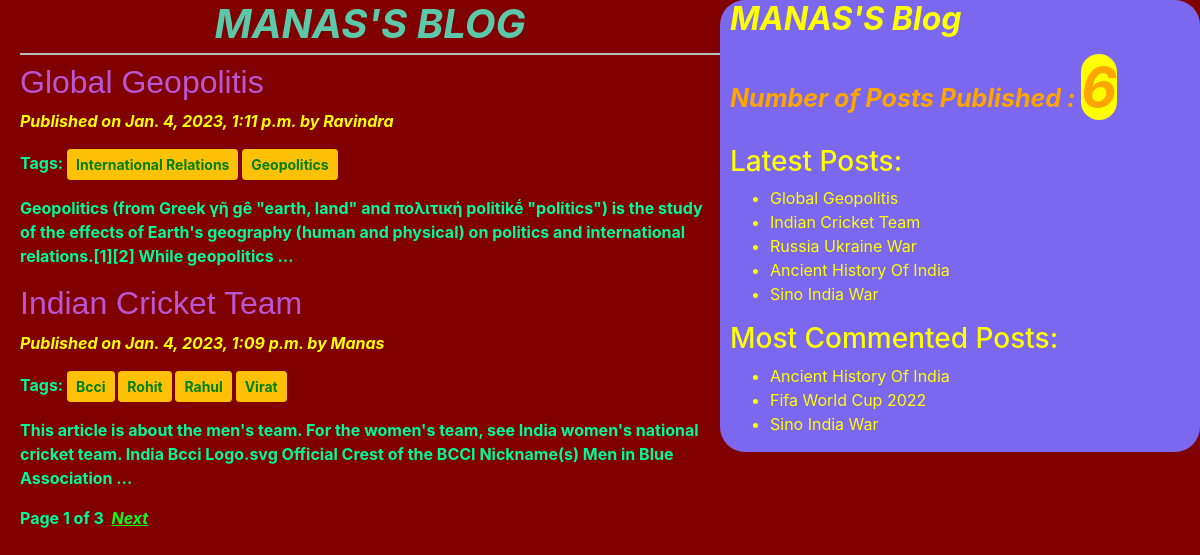
The page / on the database its author committed.
### BloggingApp/models.py (models this page shows, shortened)
class Post(models.Model):
    STATUS_CHOICES=(('draft','Draft'),('published','Published'))
    title=models.CharField(max_length=150)
    slug=models.SlugField(max_length=250,unique_for_date='publish')
    author=models.ForeignKey(User,on_delete=models.CASCADE,related_name='blog_posts')
    body=models.TextField()
    publish=models.DateTimeField(default=timezone.now)
    created=models.DateTimeField(auto_now_add=True)
    updated=models.DateTimeField(auto_now=True)
    status=models.CharField(max_length=10,choices=STATUS_CHOICES,default='draft')
    objects=CustomManager()
    tags=TaggableManager()
    class Meta:
        ordering=('-publish',)
    def get_absolute_url(self):
        return reverse("post_detail",args=[self.publish.year,self.publish.strftime('%m'),self.publish.strftime('%d'),self.slug])

### BloggingApp/views.py (the view)
# urls.py: path('',views.post_list_view),
def post_list_view(request,tag_slug=None):
    post_list=Post.objects.all()
    tag=None
    if tag_slug:
        tag=get_object_or_404(Tag,slug=tag_slug)
        post_list=post_list.filter(tags__in=[tag])
    paginator=Paginator(post_list,2)
    page_number=request.GET.get('page')
    try:
        post_list=paginator.page(page_number)
    except PageNotAnInteger:
        post_list=paginator.page(1)
    except EmptyPage:
        post_list=paginator.page(paginator.num_pages)
    return render(request,'bloggingapp/post_list.html',{'post_list':post_list,'tag':tag})

### BloggingApp/models.py (called while the page is built)
    def get_queryset(self):
        return super().get_queryset().filter(status='published')

### BloggingApp/templatetags/bloggingapp_tags.py (called while the page is built)
@register.simple_tag(name='my_tag')
def total_posts():
    return Post.objects.count()

@register.inclusion_tag('bloggingapp/latest_posts123.html')
def show_latest_posts(count):
    latest_posts=Post.objects.order_by('-publish')[:count]
    return{'latest_posts':latest_posts}

@register.simple_tag
def get_most_commented_posts(count=3):
    most_commented_posts=Post.objects.annotate(total_comments=Count('comments')).order_by('-total_comments')[:count]
    return most_commented_posts

### templates/bloggingapp/post_list.html (shortened to what this page needs)
<!DOCTYPE html>
{% extends 'bloggingapp/base.html'%}
{% load static %}
{% block content_block %}
<h1 ><strong><em>MANAS'S BLOG</em></strong></h1>
{% for post in post_list%}
       <a id="post" href="{{post.get_absolute_url}}"> <h2>{{post.title|title}}</h2></a>
       <p class="date" style="color:yellow;font-style:oblique;">Published on {{post.publish}} by {{post.author|title}}</p>
       <p>
         Tags:
         {% for tag  in post.tags.all  %}
         <a class='btn btn-warning btn-sm' style="font-weight:bold;color:green;"
         href="{%url 'post_list_by_tagname' tag.slug%}">{{tag.name|title}}</a>
         {% endfor %}
        </p>
       {{post.body|truncatewords:30|linebreaks }}
  {%endfor%}
    {% include 'bloggingapp/pagination.html' with page=post_list  %}
{%endblock%}

### templates/bloggingapp/base.html (shortened to what this page needs)
<!DOCTYPE html>
{% load static %}
{% load bloggingapp_tags %}
<html lang="en" dir="ltr">
  <head>
    <link rel="stylesheet" href="{% static "css/bootstrap.css" %}">
    <link rel="stylesheet" href="{% static "css/blogging.css" %}">
  </head>
  <body>
    <div class="content">
      {% block content_block %}
      {%endblock%}
    </div>
    <div class="sidebar">
      <h2 ><strong><em>MANAS'S Blog</em></strong></h2>
      <p id="tp"> Number of Posts Published : <span  class="tp">{% my_tag %}</span></p>
      <h3>Latest Posts:</h3>{%show_latest_posts 5 %}
      <h3>Most Commented Posts:</h3>
      {% get_most_commented_posts as most_commented_posts%}
      <ul>
        {% for post in most_commented_posts%}
        <li > <a style="color:yellow;" href="{{post.get_absolute_url}}">{{post.title|title}}</a></li>
        {% endfor%}
      </ul>
    </div>
  </body>
</html>

### templates/bloggingapp/pagination.html (shortened to what this page needs)
<div class="pagination">
    <span>Page {{page.number}} of {{page.paginator.num_pages}}</span>&nbsp&nbsp
    {% if page.has_next %}
    <a class="np" href="?page={{page.next_page_number}}">Next</a>
    {% endif %}
</div>

### templates/bloggingapp/latest_posts123.html
<ul>
    {% for post in latest_posts %}
    <li><a style="color:yellow;" href="{{post.get_absolute_url}}"> {{post.title|title}}</a></li>
    {% endfor %}
</ul>

### static/css/blogging.css (style rules this page uses)
.content { width: 60%; float: left; font-family:-apple-system, BlinkMacSystemFont, 'Segoe UI', Roboto, Oxygen, Ubuntu, Cantarell, 'Open Sans', 'Helvetica Neue', sans-serif; color:mediumspringgreen; font-weight: bold; padding-left: 20px; border-radius: 25px; }
.sidebar { width: 40%; background: mediumslateblue; float: right; color:yellow; padding-left: 10px; border-radius: 25px; }
#post { color:mediumorchid; font-family:Verdana, Geneva, Tahoma, sans-serif; font-weight:900; }
.np { color:rgb(16, 253, 16); text-decoration:underline; font-weight:700; font-style: oblique; }
body { background:maroon; }
h1 { text-align: center; border-bottom: 2px solid #bbb; padding-bottom: 5px; }
#tp { color:orange; font-size:25px; font-weight: bold; font-style: oblique; }
.tp { background:yellow; font-size: 55px; border-radius: 50px; font-style:oblique; }

### rows shown on the page
Post: title "Global Geopolitis", publish "Jan. 4, 2023, 1:11 p.m.", author "Ravindra", body "Geopolitics (from Greek γῆ gê \"earth, land\" and πολιτική politikḗ \"politics\") is the study of the effects of Earth's geography (human and physical) on politics and international relations.[1][2] While geopolitics …"
Tag: name "International Relations"
Tag: name "Geopolitics"
Post: title "Indian Cricket Team", publish "Jan. 4, 2023, 1:09 p.m.", author "Manas", body "This article is about the men's team. For the women's team, see India women's national cricket team. India Bcci Logo.svg Official Crest of the BCCI Nickname(s) Men in Blue Association …"
Tag: name "Bcci"
Tag: name "Rohit"
Tag: name "Rahul"
Tag: name "Virat"
Post: title "Russia Ukraine War"
Post: title "Ancient History Of India"
Post: title "Sino India War"
Post: title "Fifa World Cup 2022"

### other values the page prints
{{ page.number }} "1"
{{ page.paginator.num_pages }} "3"
